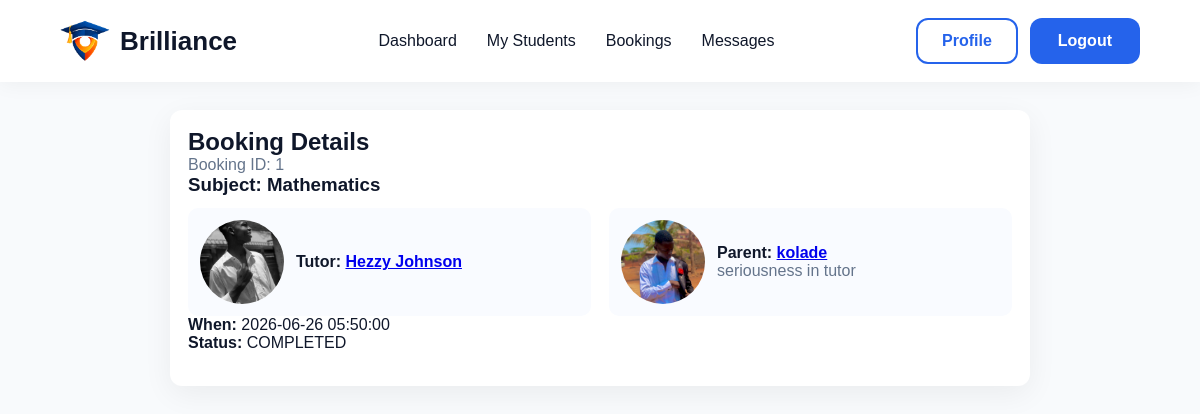
Screenshot of /bookings/view-booking.php?id=1 (signed in) with the database file from the repository.
### tables this page shows
CREATE TABLE IF NOT EXISTS `bookings` (
  `id` int NOT NULL AUTO_INCREMENT,
  `parent_id` int NOT NULL,
  `tutor_id` int NOT NULL,
  `subject_id` int NOT NULL,
  `session_date` datetime NOT NULL,
  `status` enum('pending','accepted','declined','completed','cancelled') DEFAULT 'pending',
  `created_at` timestamp NULL DEFAULT CURRENT_TIMESTAMP,
  PRIMARY KEY (`id`),
  KEY `parent_id` (`parent_id`),
  KEY `tutor_id` (`tutor_id`),
  KEY `subject_id` (`subject_id`)
);

CREATE TABLE IF NOT EXISTS `subjects` (
  `id` int NOT NULL AUTO_INCREMENT,
  `name` varchar(100) NOT NULL,
  PRIMARY KEY (`id`),
  UNIQUE KEY `name` (`name`)
);

CREATE TABLE IF NOT EXISTS `tutor_profile` (
  `id` int NOT NULL AUTO_INCREMENT,
  `user_id` int NOT NULL,
  `bio` text,
  `qualification` text,
  `experience` text,
  `location` varchar(255) DEFAULT NULL,
  `hourly_rate` decimal(10,2) DEFAULT '0.00',
  `profile_pic` varchar(255) DEFAULT NULL,
  `is_verified` tinyint(1) DEFAULT '0',
  `rating_avg` decimal(4,2) DEFAULT '0.00',
  `total_reviews` int DEFAULT '0',
  `created_at` timestamp NULL DEFAULT CURRENT_TIMESTAMP,
  `updated_at` timestamp NULL DEFAULT CURRENT_TIMESTAMP ON UPDATE CURRENT_TIMESTAMP,
  PRIMARY KEY (`id`),
  UNIQUE KEY `uq_user_id` (`user_id`),
  KEY `idx_user_id` (`user_id`)
);

CREATE TABLE IF NOT EXISTS `users` (
  `id` int NOT NULL AUTO_INCREMENT,
  `fullname` varchar(120) NOT NULL,
  `email` varchar(150) NOT NULL,
  `password` varchar(255) NOT NULL,
  `role` enum('parent','tutor','admin') NOT NULL,
  `created_at` timestamp NULL DEFAULT CURRENT_TIMESTAMP,
  PRIMARY KEY (`id`),
  UNIQUE KEY `email` (`email`)
);

CREATE TABLE IF NOT EXISTS `parent_profile` (
  `id` int NOT NULL AUTO_INCREMENT,
  `user_id` int NOT NULL,
  `bio` text,
  `location` varchar(255) DEFAULT NULL,
  `profile_pic` varchar(255) DEFAULT NULL,
  `created_at` timestamp NULL DEFAULT CURRENT_TIMESTAMP,
  `updated_at` timestamp NULL DEFAULT CURRENT_TIMESTAMP ON UPDATE CURRENT_TIMESTAMP,
  PRIMARY KEY (`id`),
  UNIQUE KEY `user_id` (`user_id`)
);

### bookings/view-booking.php (the view, shortened to what this page needs)
<?php
$db = new Database();
$conn = $db->connect();
$booking_id = $_GET['id'] ?? null;
$stmt = $conn->prepare("SELECT b.*, u.fullname AS tutor_name, tp.profile_pic AS tutor_pic, p.fullname AS parent_name, pp.profile_pic AS parent_pic, pp.bio AS parent_bio, s.name AS subject_name FROM bookings b JOIN users u ON b.tutor_id = u.id LEFT JOIN tutor_profile tp ON u.id = tp.user_id JOIN users p ON b.parent_id = p.id LEFT JOIN parent_profile pp ON p.id = pp.user_id JOIN subjects s ON b.subject_id = s.id WHERE b.id = ? LIMIT 1");
$stmt->execute([$booking_id]);
$b = $stmt->fetch(PDO::FETCH_ASSOC);
?>
<!doctype html>
<html>
<head>
    <link rel="stylesheet" href="/brilliance/assets/css/style.css">
</head>
<body>
<?php
if (isset($_SESSION['role'])) {
    if ($_SESSION['role'] === 'parent') include __DIR__ . '/../includes/parent-navbar.php';
    elseif ($_SESSION['role'] === 'tutor') include __DIR__ . '/../includes/tutor-navbar.php';
    else include __DIR__ . '/../includes/navbar.php';
} else {
    include __DIR__ . '/../includes/navbar.php';
}
?>
<div class="page">
    <div class="card">
        <h2>Booking Details</h2>
        <p class="muted">Booking ID: <?= htmlspecialchars($b['id']) ?></p>
        <h3>Subject: <?= htmlspecialchars($b['subject_name']) ?></h3>
        <div style="display:flex;gap:18px;flex-wrap:wrap;margin-top:12px">
            <div style="flex:1;min-width:220px;max-width:420px;background:#f9fbff;padding:12px;border-radius:10px;display:flex;gap:12px;align-items:center">
                <div style="width:84px;height:84px;border-radius:50%;overflow:hidden;flex-shrink:0;background:#fff">
                    <?php if(!empty($b['tutor_pic'])): ?>
                        <img src="/brilliance/uploads/<?php echo htmlspecialchars($b['tutor_pic']); ?>" alt="Tutor" style="width:100%;height:100%;object-fit:cover">
                    <?php else: ?>
                        <img src="/brilliance/assets/images/default-avatar.png" alt="Tutor" style="width:100%;height:100%;object-fit:cover">
                    <?php endif; ?>
                </div>
                <div>
                    <div style="font-weight:700">Tutor: <a href="/brilliance/tutor/view-tutor.php?id=<?= $b['tutor_id'] ?>"><?= htmlspecialchars($b['tutor_name']) ?></a></div>
                </div>
            </div>
            <div style="flex:1;min-width:220px;max-width:420px;background:#f9fbff;padding:12px;border-radius:10px;display:flex;gap:12px;align-items:center">
                <div style="width:84px;height:84px;border-radius:50%;overflow:hidden;flex-shrink:0;background:#fff">
                    <?php if(!empty($b['parent_pic'])): ?>
                        <img src="/brilliance/uploads/<?php echo htmlspecialchars($b['parent_pic']); ?>" alt="Parent" style="width:100%;height:100%;object-fit:cover">
                    <?php else: ?>
                        <img src="/brilliance/assets/images/default-avatar.png" alt="Parent" style="width:100%;height:100%;object-fit:cover">
                    <?php endif; ?>
                </div>
                <div>
                    <div style="font-weight:700">Parent: <a href="/brilliance/parent/view-parent.php?id=<?= $b['parent_id'] ?>"><?= htmlspecialchars($b['parent_name']) ?></a></div>
                    <?php if(!empty($b['parent_bio'])): ?><div class="muted" style="max-width:320px"><?= htmlspecialchars(substr($b['parent_bio'],0,140)) ?><?php if(strlen($b['parent_bio'])>140) echo '...'; ?></div><?php endif; ?>
                </div>
            </div>
        </div>
        <p><b>When:</b> <?= htmlspecialchars($b['session_date']) ?></p>
        <p><b>Status:</b> <span class="status"><?= strtoupper(htmlspecialchars($b['status'] ?: 'pending')) ?></span></p>
    </div>
</div>
</body>
</html>

### assets/css/style.css (style rules this page uses)
:root { --primary:#2563eb; --primary-dark:#1d4ed8; --secondary:#f59e0b; --dark:#0f172a; --text:#475569; --light:#ffffff; --bg:#f8fafc; --border:#e2e8f0; }
* { margin:0; padding:0; box-sizing:border-box; font-family:'Poppins',sans-serif; }
body { background:var(--bg); color:var(--dark); overflow-x:hidden; }

### bookings/view-booking.php (style rules this page uses)
.page { max-width:900px;margin:90px auto;padding:20px }
.card { background:#fff;padding:18px;border-radius:12px;box-shadow:0 8px 30px rgba(0,0,0,0.06) }
.muted { color:#64748b }

### rows the page displays
bookings: id "1", subject.name "Mathematics", tutor_profile.profile_pic (picture), users.fullname "Hezzy Johnson", parent_profile.profile_pic (picture), users.fullname "kolade", parent_profile.bio "seriousness in tutor", session_date "2026-06-26 05:50:00", status "COMPLETED"
